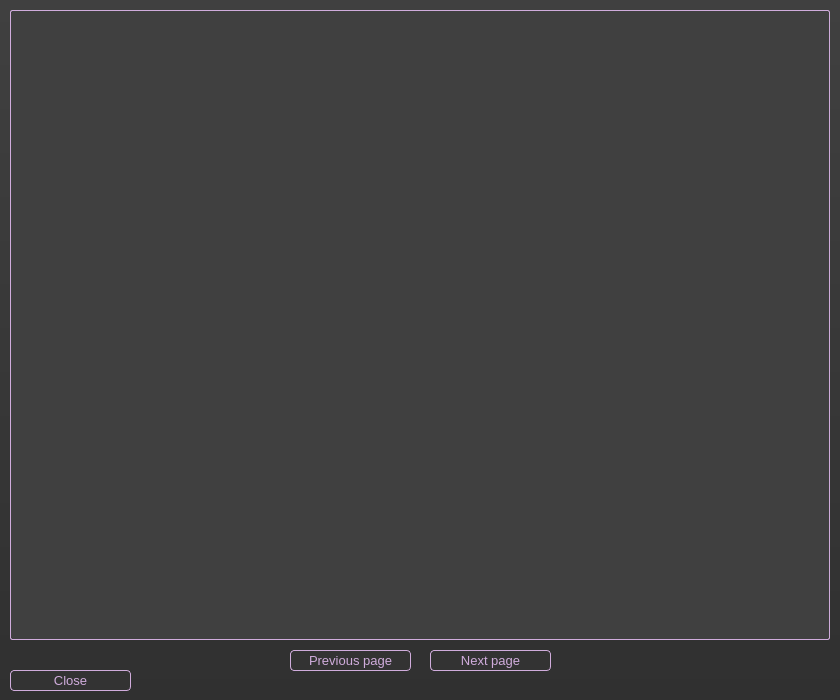
<?xml version="1.0" encoding="UTF-8"?>
<ui version="4.0">
 <class>Size</class>
 <widget class="QWidget" name="Size">
  <property name="geometry">
   <rect>
    <x>0</x>
    <y>0</y>
    <width>840</width>
    <height>700</height>
   </rect>
  </property>
  <property name="windowTitle">
   <string>Form</string>
  </property>
  <property name="styleSheet">
   <string notr="true">background-color: qlineargradient(spread:pad, x1:1, y1:1, x2:1, y2:0, stop:0 rgba(48, 48, 48, 255), stop:1 rgba(64, 64, 64, 255))</string>
  </property>
  <widget class="QPushButton" name="push_prev">
   <property name="geometry">
    <rect>
     <x>290</x>
     <y>650</y>
     <width>121</width>
     <height>21</height>
    </rect>
   </property>
   <property name="font">
    <font>
     <family>Arial</family>
     <pointsize>10</pointsize>
    </font>
   </property>
   <property name="styleSheet">
    <string notr="true">QPushButton {
background-color: #333;
color: rgb(208, 172, 220);
border: 1px solid rgb(208, 172, 220);
border-radius: 4px
}
QPushButton:disabled {
background-color: rgb(64, 64, 64);
color:  rgb(192, 192, 192);
border: 1px solid rgb(192, 192, 192);
border-radius: 4px
}
</string>
   </property>
   <property name="text">
    <string>Previous page</string>
   </property>
   <property name="checkable">
    <bool>false</bool>
   </property>
  </widget>
  <widget class="QPushButton" name="push_next">
   <property name="geometry">
    <rect>
     <x>430</x>
     <y>650</y>
     <width>121</width>
     <height>21</height>
    </rect>
   </property>
   <property name="font">
    <font>
     <family>Arial</family>
     <pointsize>10</pointsize>
    </font>
   </property>
   <property name="styleSheet">
    <string notr="true">QPushButton {
background-color: #333;
color: rgb(208, 172, 220);
border: 1px solid rgb(208, 172, 220);
border-radius: 4px
}
QPushButton:disabled {
background-color: rgb(64, 64, 64);
color:  rgb(192, 192, 192);
border: 1px solid rgb(192, 192, 192);
border-radius: 4px
}
</string>
   </property>
   <property name="text">
    <string>Next page</string>
   </property>
   <property name="checkable">
    <bool>false</bool>
   </property>
  </widget>
  <widget class="QPushButton" name="push_back">
   <property name="geometry">
    <rect>
     <x>10</x>
     <y>670</y>
     <width>121</width>
     <height>21</height>
    </rect>
   </property>
   <property name="font">
    <font>
     <family>Arial</family>
     <pointsize>10</pointsize>
    </font>
   </property>
   <property name="styleSheet">
    <string notr="true">QPushButton {
background-color: #333;
color: rgb(208, 172, 220);
border: 1px solid rgb(208, 172, 220);
border-radius: 4px
}
QPushButton:disabled {
background-color: rgb(64, 64, 64);
color:  rgb(192, 192, 192);
border: 1px solid rgb(192, 192, 192);
border-radius: 4px
}
</string>
   </property>
   <property name="text">
    <string>Close</string>
   </property>
   <property name="checkable">
    <bool>false</bool>
   </property>
  </widget>
  <widget class="QWidget" name="widget" native="true">
   <property name="geometry">
    <rect>
     <x>10</x>
     <y>10</y>
     <width>820</width>
     <height>630</height>
    </rect>
   </property>
   <property name="styleSheet">
    <string notr="true">border: 1px solid  rgb(208, 172, 220);
background-color: rgb(64, 64, 64);
border-radius: 2px
</string>
   </property>
  </widget>
 </widget>
 <resources/>
 <connections/>
</ui>
